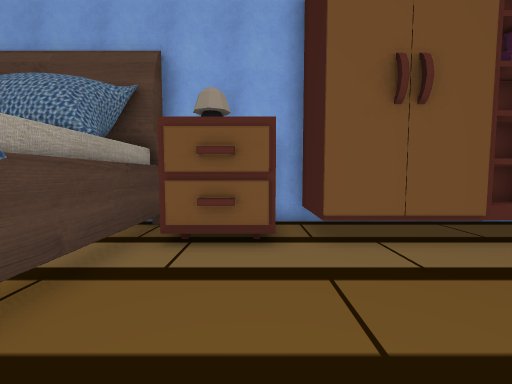
view 1 (above)

20 first-person views from a walk through a scene from a Unity 3-D project. The camera is 1.5 m above the floor, tilts 4° down and sees 90° across. The floor is counted in squares, 1 m on a side. Each view is taken from the middle of a square. On the plan, view 1 faces up. The plan holds only what a view shows up to about 13 squares ahead; the rest is blank. The place goes on beyond the plan. The player is left out. Some animated figures are not drawn.

view 2
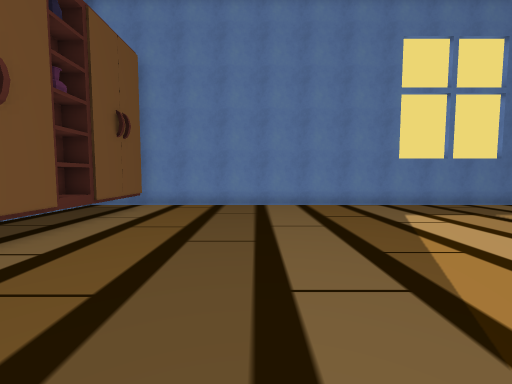

view 3
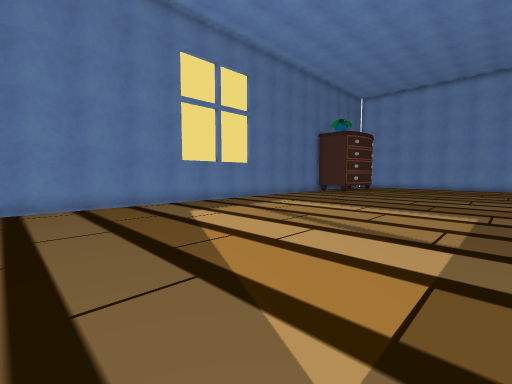

view 4
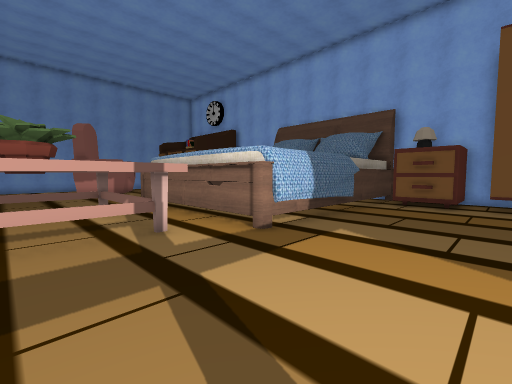

view 5
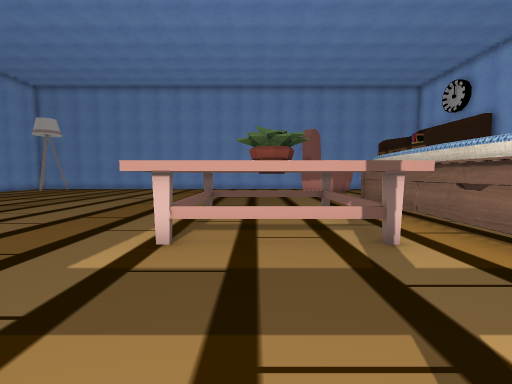

view 6
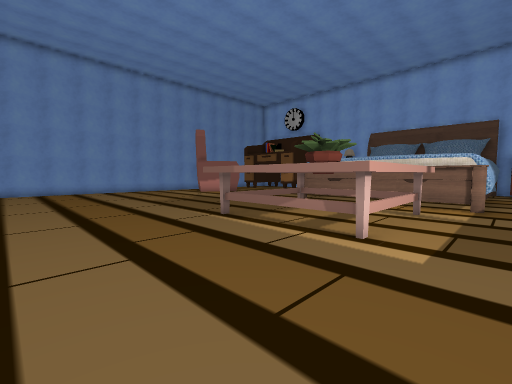

view 7
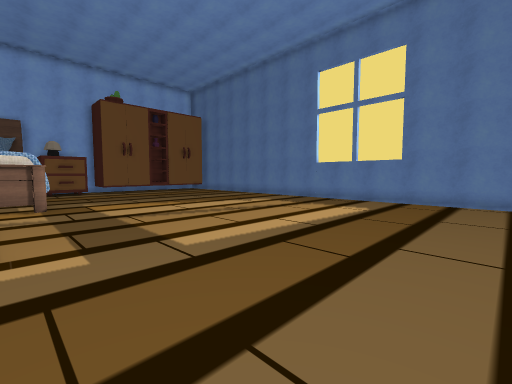

view 8
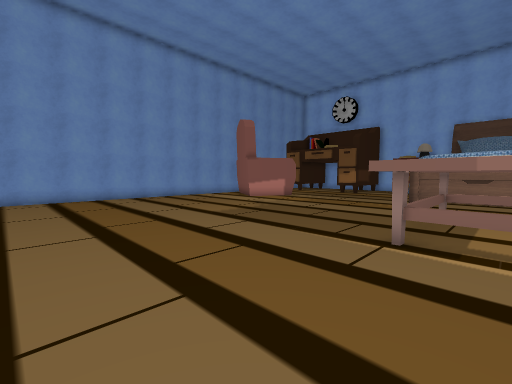

view 9
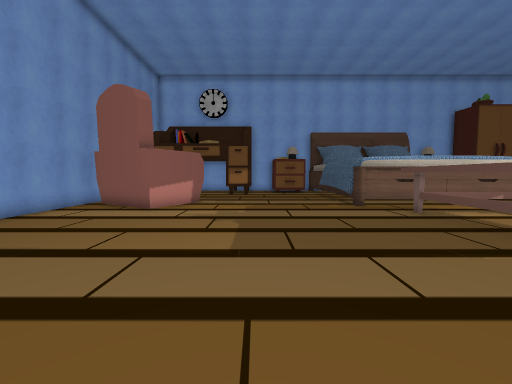

view 10
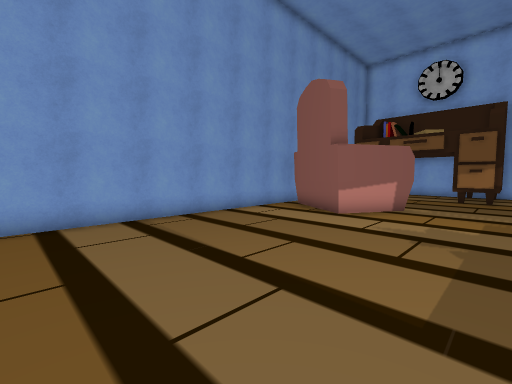

view 11
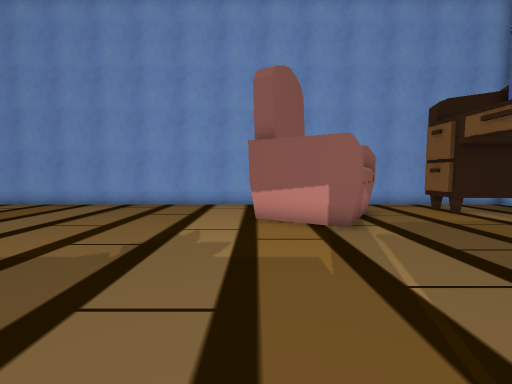

view 12
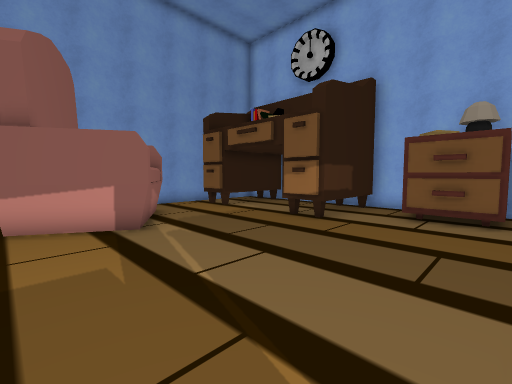

view 13
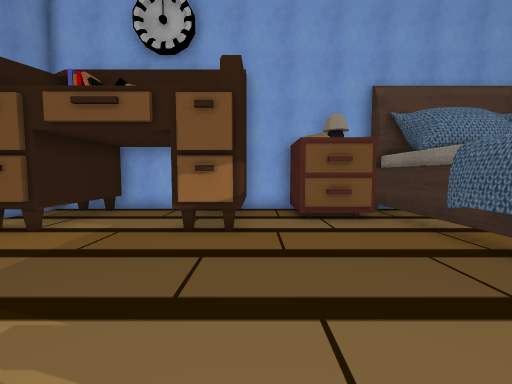

view 14
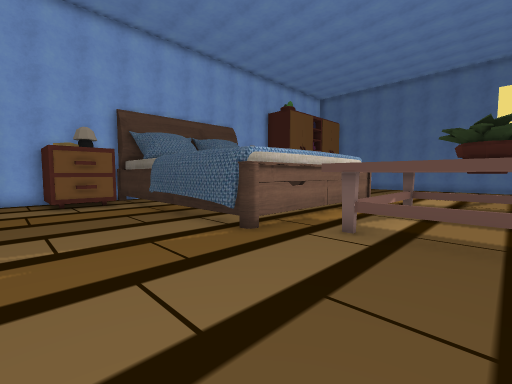

view 15
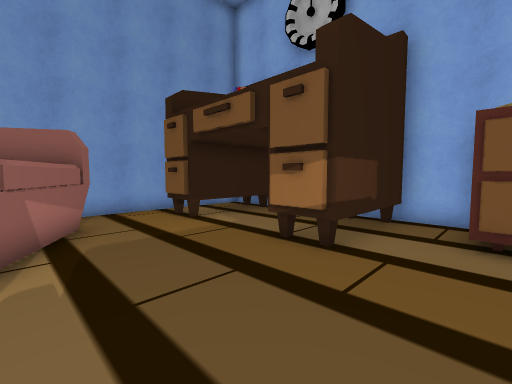

view 16
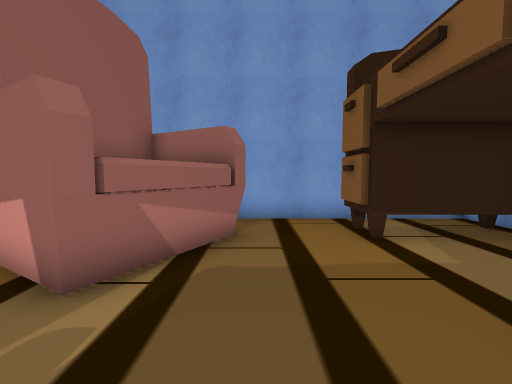

view 17
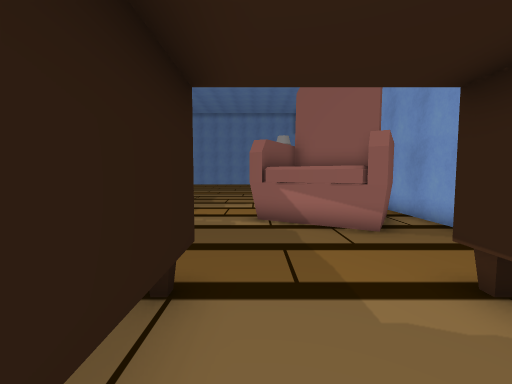

view 18
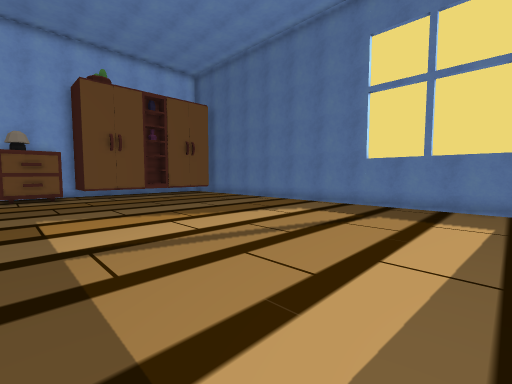

view 19
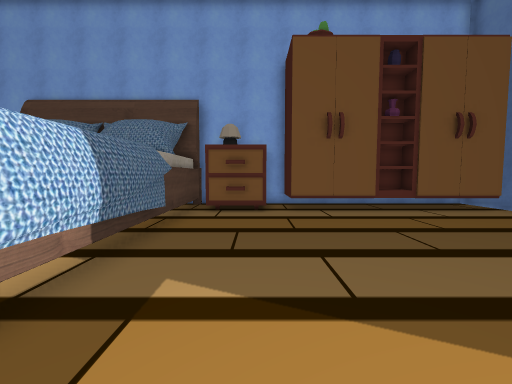

view 20
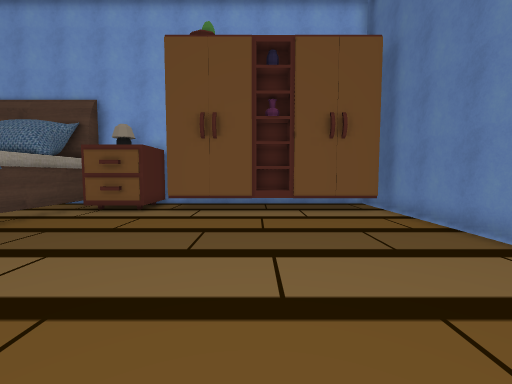

### Floor plan
Key: @ floor where view 1 was taken; # wall or solid block; . floor; ^ raised ledge; N nightstand; T thing the floor can be seen under or through; O other object.
Columns run from 25 left of view 1 to 11 right of it. Each row starts with its distance up from view 1.
  8 ###############       #  ###
  7 #.TT...##..NNN#       #NNN.#
  6 #. T...##..NNN#       #N N.#######
  5 #. T...##..NN.#       #NNN.###..#####
  4 #.TT...##.....#       #.............#
  3 #.............#       #.............#
  2 #.............#       #.............#
  1 #..O..........#       #.............#
  0 #.OOO.........#       #..@..........#
 -1 #.OOOOO.......#       #.............#
 -2 #OOO OO.......#       #.............#
 -3 #.OOOO........^^^^^^^^^.............#
 -4 #...OO..............................#
 -5 #..............OOOOOOO..............#
 -6 #..............OOO OOO..............#
 -7 #..............OOOOOOO..............#
 -8 #..............OOOOOOO..............#
 -9 #..............OOOO  O..............#
-10 #..............OOOOOOO..............#
-11 #..............OOOOOOO..............#
-12 #...................................#
-13 #...................................#
-14 #...................................#
-15 #...................................#
-16 #..................... .............#

Where each view was taken, in squares from view 1:
view 1: 0 up, 0 right, facing up
view 2: 0 up, 2 left, facing right
view 3: 0 up, 2 left, facing down-right
view 4: 8 down, 2 right, facing up-left
view 5: 8 down, 1 right, facing left
view 6: 16 down, 2 left, facing up-left
view 7: 16 down, 4 left, facing up-right
view 8: 16 down, 8 left, facing up-left
view 9: 15 down, 16 left, facing up
view 10: 13 down, 16 left, facing up-left
view 11: 4 down, 12 left, facing left
view 12: 4 down, 12 left, facing up-left
view 13: 3 down, 16 left, facing up
view 14: 8 down, 16 left, facing up-right
view 15: 1 down, 14 left, facing up-left
view 16: 1 up, 16 left, facing left
view 17: 7 up, 19 left, facing down
view 18: 12 down, 2 left, facing up-right
view 19: 5 down, 0 right, facing up
view 20: 5 down, 5 right, facing up
